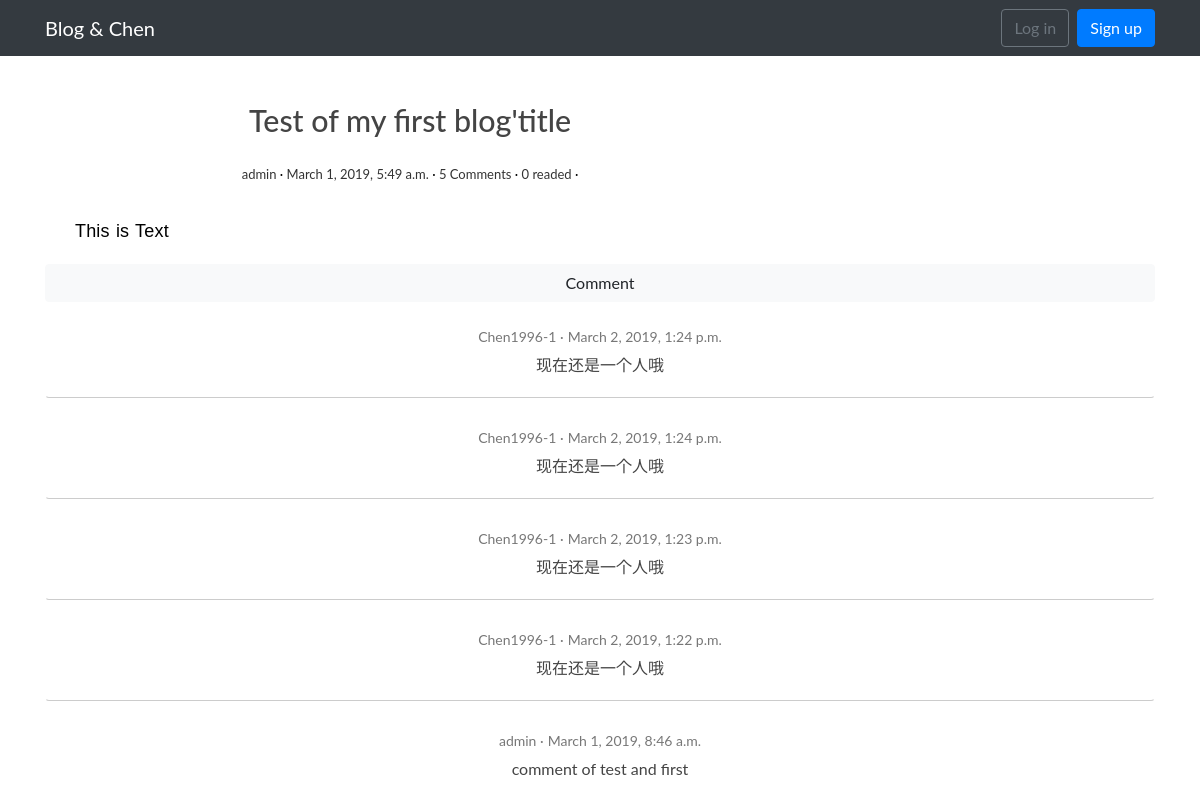
Page /blog/1/ on the committed database.
### blog/models.py (models this page shows, shortened)
class Post(models.Model):
	title = models.CharField(max_length = 30)
	text = models.TextField(max_length = 4000)
	author = models.ForeignKey(User, related_name = 'posts')
	create_date = models.DateTimeField(auto_now_add = True)
	updata_date = models.DateTimeField(auto_now_add = True)
	tags = models.ManyToManyField(Tag, related_name = 'posts', blank = True)
	views = models.PositiveIntegerField(default = 0)
	def get_comments_counts(self):
		 return Comment.objects.filter(post =self).count()
	def get_comments_list(self):
		return Comment.objects.filter(post=self).order_by('-create_date')
	def get_text_as_markdown(self):
		return mark_safe(markdown(self.text, safe_mode = 'escape'))

class Comment(models.Model):
	comment = models.CharField(max_length = 600, null = True)
	author = models.ForeignKey(User, related_name = 'comments')
	create_date = models.DateTimeField(auto_now_add = True)
	post = models.ForeignKey(Post, related_name = 'comments')

### blog/views.py (the view)
# urls.py: url(r'^(?P<pk>[\d+])/$',PostDetailView.as_view() , name = 'post_deteil'),
class PostDetailView(DetailView):
	model = Post
	template_name = 'post_detail.html'

### templates/post_detail.html
{% extends 'base_blog.html' %}
{% block bady %}
{% block main %}
<main class="col-md-8">
	<article class="post post-1">
		<header class="entry-header">
			<h1 class="entry-title">{{ post.title }}</h1>
			<div class="entry-meta">
				<span class="post-author"><a href="{% url 'other_account' post.author.id %}">{{ post.author }}</a></span>
				<span class="post-date"><a href="#">{{ post.create_date }}</a></span>
				<span class="comments-link"><a href="#">{{ post.get_comments_counts }} Comments</a></span>
				<span class="post-author"><a href="#">{{ post.views }} readed</a></span>
			</div>
		</header>
		<div class="entry-content clearfix">
			{{ post.get_text_as_markdown }}
		</div>
	</article>
</main>
{% endblock %}
{% endblock bady %}
{% block footer %}
<div class="container">
<a href="{% url 'add_comment' post.pk %}" class="btn btn-block btn-light" role="button">Comment</a>
	<ul class="comment-list list-unstyled">
	{% for comment in post.get_comments_list %}
<li class="comment-item  btn btn-block">
    <span class="nickname">{{ comment.author }}</span>
    <time class="submit-date" datetime="2012-11-09T23:15:57+00:00">{{ comment.create_date }}</time>
    <div class="text">
       {{ comment.comment }}
    </div>
</li>
	{% endfor %}
</ul>
</div>
{% endblock %}

### static/css/custom.css (style rules this page uses)
* { outline: none; }
h1, h2, h3, h4, h5, h6 { margin-top: 0; }
a { color: #333; }
body { color: #444; font-family: 'Lato', sans-serif; }
p { font-family: 'Ubuntu', sans-serif; font-weight: 400; word-spacing: 1px; letter-spacing: 0.01em; }
.post { background: #fff; padding: 30px 30px 0; }
.entry-title { text-align: center; font-size: 1.9em; margin-bottom: 20px; line-height: 1.6; padding: 10px 20px 0; }
.entry-meta { text-align: center; color: #DDDDDD; font-size: 13px; margin-bottom: 30px; }
.entry-content { font-size: 18px; line-height: 1.9; font-weight: 300; color: #000; }
.post-category::after, .post-date::after, .post-author::after, .comments-link::after { content: ' ·'; color: #000; }
.comment-list { margin-top: 15px; }
.comment-item:not(:last-child) { border-bottom: 1px #ccc solid; margin-bottom: 20px; padding-bottom: 20px; }
.comment-item .nickname, .comment-item .submit-date { color: #777; font-size: 14px; }
.comment-item .nickname:after { content: ' ·'; }
.comment-item .text { padding-top: 5px; font-size: 16px; }

### rows in the picture
Post: title "Test of my first blog'title", author "admin", create_date "March 1, 2019, 5:49 a.m.", get_comments_counts "5", views "0", get_text_as_markdown "This is Text"
Comment: author "Chen1996-1", create_date "March 2, 2019, 1:24 p.m.", comment "现在还是一个人哦"
Comment: author "Chen1996-1", create_date "March 2, 2019, 1:24 p.m.", comment "现在还是一个人哦"
Comment: author "Chen1996-1", create_date "March 2, 2019, 1:23 p.m.", comment "现在还是一个人哦"
Comment: author "Chen1996-1", create_date "March 2, 2019, 1:22 p.m.", comment "现在还是一个人哦"
Comment: author "admin", create_date "March 1, 2019, 8:46 a.m.", comment "comment of test and first"
